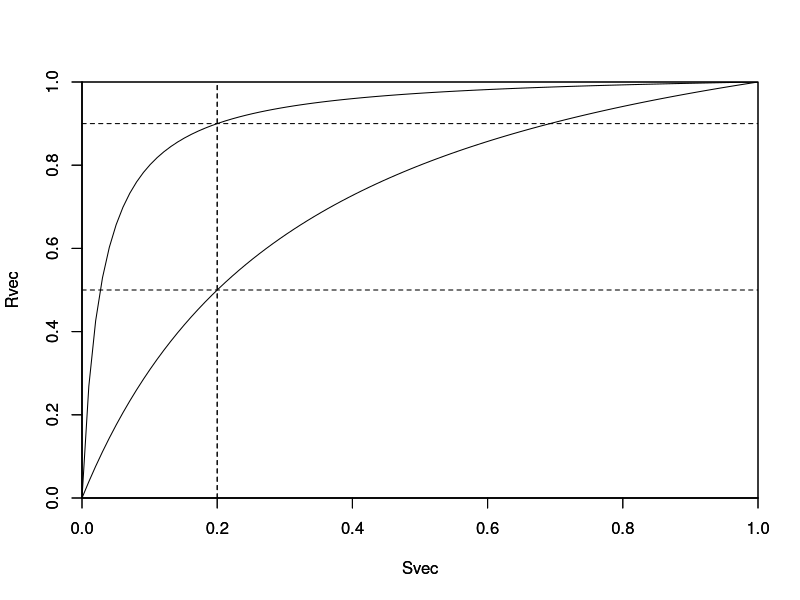

Source code (R):
####################################################################
#LAB 4: introduction to R
#Creating building blocks for a fisheries stock assessment model.
#length-weight, von Bertalanffy, logistic selectivity curve,
#Beverton-Holt with steepness
#Created by Trevor A. Branch tbranch@uw.edu starting 22 April 2013.
####################################################################

###Converts length (cm) to weight (kg) using parameters a and b.
LengthWeight <- function(L, a, b) {
   W <- a*L^b
   return(W)
}
LengthWeight(L=30, a=0.0002, b=3.05)

###VonBertalanffy growth equation converts age (yr) to length (cm)
#using parameters k (growth rate), Linfinity (asymptotic length)
#and t0 (age at "zero" length). 
VonBertalanffy <- function(age, k, Linfinity, t0) {
   Length = Linfinity*(1-exp(-k*(age-t0)))
   return(Length)
}
VonBertalanffy(age=5, k=0.2, Linfinity=80, t0=-0.2)

###Logistic selectivity curve converts length (cm) to selectivity [0,1]
#using parameters L50 (length at 50% selectivity), and L95 (length
#at 95% selectivity.
LogisticSel <- function(L, L50, L95) {
    Sel <- 1/(1+exp(-1*log(19)*(L-L50)/(L95-L50)))  
    return(Sel)
}
LogisticSel(L=55, L50=40, L95=60)

###Convert a vector of ages into a vector of lengths, weights, 
#and selectivities
AgeValues <- function(age.vec, a, b, k, Linfinity, t0, L50, L95) {
    n <- length(age.vec)   #number of elements in the age vector
    lengths <- vector(length=n)
    weights <- vector(length=n)
    selectivities <- vector(length=n)
    
    for (i in 1:n) {
       lengths[i] <- VonBertalanffy(age=age.vec[i], k=k, 
                                    Linfinity=Linfinity, t0=t0)
       weights[i] <- LengthWeight(L=lengths[i], a=a, b=b)
       selectivities[i] <- LogisticSel(L=lengths[i], L50=L50, L95=L95)
    }
    print("Lengths")
    print(lengths)
    print("Weights")
    print(weights)
    print("Selectivities")
    print(selectivities)
}
AgeValues(age.vec=0:5, a=0.0002, b=3.05, k=0.2, 
          Linfinity=80, t0=-0.2, L50=40, L95=60)   

###Beverton-Holt steepness curve plots
#Given h, R0 and S0, create a plot showing the relation between S(t) and R(t+1)
BevertonHolt <- function(h, R0, S0) {
   alpha <- (1-h)/(4*h*R0)*S0
   beta <- (5*h-1)/(4*h*R0)
   
   Svec <- seq(from=0,to=S0,length.out=100)
   Rvec <- vector(length=100)
   
   for (i in 1:100) {
      Rvec[i] <- Svec[i]/(alpha + beta*Svec[i])
   }
   plot(x=Svec, y=Rvec, type="l", xaxs="i", yaxs="i")  
   abline(v=0.2, lty=2)
   abline(h=h, lty=2)
}
BevertonHolt(h=0.5, R0=1, S0=1)
par(new=T)
BevertonHolt(h=0.9, R0=1, S0=1)
